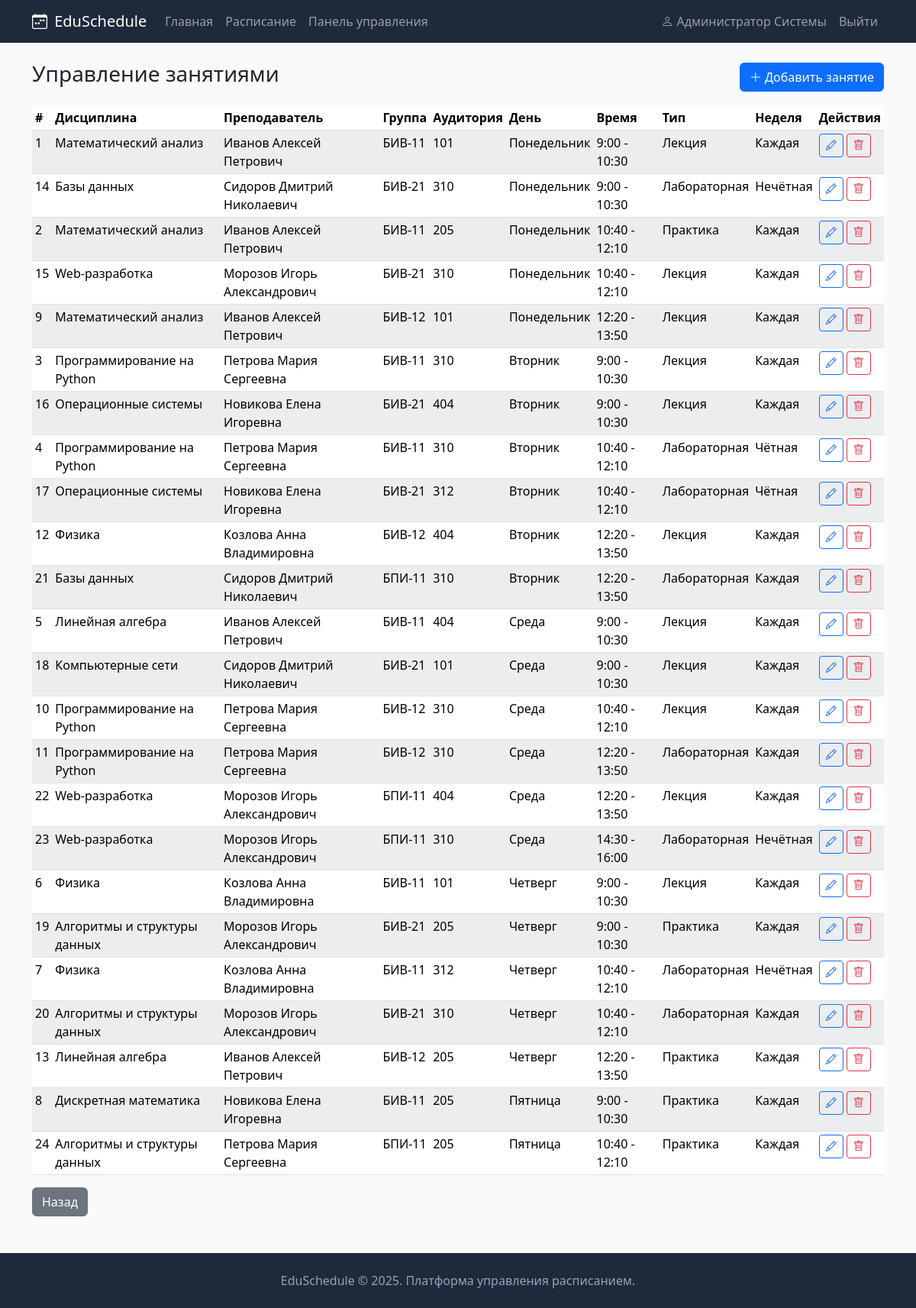
The page /admin/lessons (signed in) on the database its author committed.
### app/models.py (models this page shows, shortened)
class User(db.Model, UserMixin):
    __tablename__ = 'users'
    id = db.Column(db.Integer, primary_key=True)
    username = db.Column(db.String(80), unique=True, nullable=False)
    password_hash = db.Column(db.String(256), nullable=False)
    full_name = db.Column(db.String(150), nullable=False)
    email = db.Column(db.String(120), unique=True, nullable=False)
    role = db.Column(db.String(20), nullable=False, default='student')
    group_id = db.Column(db.Integer, db.ForeignKey('groups.id'), nullable=True)
    created_at = db.Column(db.DateTime, default=datetime.utcnow)

class Lesson(db.Model):
    __tablename__ = 'lessons'
    id = db.Column(db.Integer, primary_key=True)
    subject_id = db.Column(db.Integer, db.ForeignKey('subjects.id'), nullable=False)
    teacher_id = db.Column(db.Integer, db.ForeignKey('teachers.id'), nullable=False)
    group_id = db.Column(db.Integer, db.ForeignKey('groups.id'), nullable=False)
    room_id = db.Column(db.Integer, db.ForeignKey('rooms.id'), nullable=False)
    day_of_week = db.Column(db.Integer, nullable=False)
    time_slot = db.Column(db.Integer, nullable=False)
    lesson_type = db.Column(db.String(20), nullable=False, default='Лекция')
    week_type = db.Column(db.String(20), default='Каждая')

class Subject(db.Model):
    __tablename__ = 'subjects'
    id = db.Column(db.Integer, primary_key=True)
    name = db.Column(db.String(200), nullable=False)
    lessons = db.relationship('Lesson', backref='subject', lazy=True, cascade='all, delete-orphan')

class Teacher(db.Model):
    __tablename__ = 'teachers'
    id = db.Column(db.Integer, primary_key=True)
    full_name = db.Column(db.String(150), nullable=False)
    department = db.Column(db.String(200))
    lessons = db.relationship('Lesson', backref='teacher', lazy=True, cascade='all, delete-orphan')

class Group(db.Model):
    __tablename__ = 'groups'
    id = db.Column(db.Integer, primary_key=True)
    name = db.Column(db.String(50), unique=True, nullable=False)
    course = db.Column(db.Integer, nullable=False)
    faculty = db.Column(db.String(200), nullable=False)
    students = db.relationship('User', backref='group', lazy=True)
    lessons = db.relationship('Lesson', backref='group', lazy=True, cascade='all, delete-orphan')

class Room(db.Model):
    __tablename__ = 'rooms'
    id = db.Column(db.Integer, primary_key=True)
    number = db.Column(db.String(20), nullable=False)
    building = db.Column(db.String(100))
    capacity = db.Column(db.Integer, default=30)
    room_type = db.Column(db.String(50), default='Лекционная')
    lessons = db.relationship('Lesson', backref='room', lazy=True, cascade='all, delete-orphan')

### app/routes.py (the view)
@app.route('/admin/lessons')
@login_required
@admin_required
def admin_lessons():
    lessons = Lesson.query.order_by(Lesson.day_of_week, Lesson.time_slot).all()
    return render_template('admin/lessons.html', lessons=lessons)

### app/models.py (called while the page is built)
@login_manager.user_loader
def load_user(user_id):
    return User.query.get(int(user_id))

### app/routes.py (called while the page is built)
def admin_required(f):
    @wraps(f)
    def wrapper(*args, **kwargs):
        if not current_user.is_authenticated or current_user.role != 'admin':
            flash('Доступ запрещён', 'danger')
            return redirect(url_for('index'))
        return f(*args, **kwargs)
    return wrapper

@app.context_processor
def inject_globals():
    return dict(days=DAYS, time_slots=TIME_SLOTS)

### app/templates/admin/lessons.html (shortened to what this page needs)
{% extends "base.html" %}
{% block content %}
<div class="d-flex justify-content-between align-items-center mb-3">
    <h3>Управление занятиями</h3>
    <a href="{{ url_for('admin_lesson_add') }}" class="btn btn-primary">
        <i class="bi bi-plus-lg"></i> Добавить занятие
    </a>
</div>
<div class="table-responsive">
    <table class="table table-striped table-sm">
        <thead>
            <tr>
                <th>#</th>
                <th>Дисциплина</th>
                <th>Преподаватель</th>
                <th>Группа</th>
                <th>Аудитория</th>
                <th>День</th>
                <th>Время</th>
                <th>Тип</th>
                <th>Неделя</th>
                <th>Действия</th>
            </tr>
        </thead>
        <tbody>
            {% for l in lessons %}
            <tr>
                <td>{{ l.id }}</td>
                <td>{{ l.subject.name }}</td>
                <td>{{ l.teacher.full_name }}</td>
                <td>{{ l.group.name }}</td>
                <td>{{ l.room.number }}</td>
                <td>{{ days[l.day_of_week] }}</td>
                <td>{{ time_slots[l.time_slot] }}</td>
                <td>{{ l.lesson_type }}</td>
                <td>{{ l.week_type }}</td>
                <td>
                    <a href="{{ url_for('admin_lesson_edit', id=l.id) }}" class="btn btn-sm btn-outline-primary">
                        <i class="bi bi-pencil"></i>
                    </a>
                    <form method="POST" action="{{ url_for('admin_lesson_delete', id=l.id) }}" class="d-inline"
                          onsubmit="return confirm('Удалить занятие?')">
                        <button type="submit" class="btn btn-sm btn-outline-danger">
                            <i class="bi bi-trash"></i>
                        </button>
                    </form>
                </td>
            </tr>
            {% endfor %}
        </tbody>
    </table>
</div>
<a href="{{ url_for('admin_dashboard') }}" class="btn btn-secondary">Назад</a>
{% endblock %}

### app/templates/base.html (shortened to what this page needs)
<!DOCTYPE html>
<html lang="ru">
<head>
    <link href="https://cdn.jsdelivr.net/npm/bootstrap@5.3.2/dist/css/bootstrap.min.css" rel="stylesheet">
    <link href="https://cdn.jsdelivr.net/npm/bootstrap-icons@1.11.1/font/bootstrap-icons.css" rel="stylesheet">
    <link href="{{ url_for('static', filename='css/style.css') }}" rel="stylesheet">
</head>
<body>
    <nav class="navbar navbar-expand-lg navbar-dark">
        <div class="container">
            <a class="navbar-brand" href="{{ url_for('index') }}">
                <i class="bi bi-calendar-week"></i> EduSchedule
            </a>
            <div class="collapse navbar-collapse" id="navbarNav">
                <ul class="navbar-nav me-auto">
                    <li class="nav-item">
                        <a class="nav-link" href="{{ url_for('index') }}">Главная</a>
                    </li>
                    <li class="nav-item">
                        <a class="nav-link" href="{{ url_for('schedule') }}">Расписание</a>
                    </li>
                    {% if current_user.is_authenticated and current_user.role == 'admin' %}
                    <li class="nav-item">
                        <a class="nav-link" href="{{ url_for('admin_dashboard') }}">Панель управления</a>
                    </li>
                    {% endif %}
                </ul>
                <ul class="navbar-nav">
                    {% if current_user.is_authenticated %}
                    <li class="nav-item">
                        <a class="nav-link" href="{{ url_for('profile') }}">
                            <i class="bi bi-person"></i> {{ current_user.full_name }}
                        </a>
                    </li>
                    <li class="nav-item">
                        <a class="nav-link" href="{{ url_for('logout') }}">Выйти</a>
                    </li>
                    {% endif %}
                </ul>
            </div>
        </div>
    </nav>
    <main class="container mt-4">
        {% block content %}{% endblock %}
    </main>
    <footer class="mt-5 py-4 text-center">
        <div class="container">
            <p class="mb-0">EduSchedule &copy; 2025. Платформа управления расписанием.</p>
        </div>
    </footer>
</body>
</html>

### app/static/css/style.css (style rules this page uses)
:root { --dark-bg: #1e293b; --dark-bg-hover: #334155; --body-bg: #f8fafc; --border-color: #e2e8f0; --text-muted-custom: #94a3b8; }
body { min-height: 100vh; display: flex; flex-direction: column; background-color: var(--body-bg); }
main { flex: 1; }
.navbar { background-color: var(--dark-bg) !important; }
.navbar-brand i { margin-right: 4px; }
footer { margin-top: auto; background-color: var(--dark-bg) !important; }
footer p { color: var(--text-muted-custom) !important; }
.table-striped > tbody > tr:nth-of-type(odd) > * { background-color: #f8fafc; }

### rows shown on the page
User: full_name "Администратор Системы"
Lesson: id "1", subject.name "Математический анализ", teacher.full_name "Иванов Алексей Петрович", group.name "БИВ-11", room.number "101", day_of_week "Понедельник", time_slot "9:00 - 10:30", lesson_type "Лекция", week_type "Каждая"
Lesson: id "14", subject.name "Базы данных", teacher.full_name "Сидоров Дмитрий Николаевич", group.name "БИВ-21", room.number "310", day_of_week "Понедельник", time_slot "9:00 - 10:30", lesson_type "Лабораторная", week_type "Нечётная"
Lesson: id "2", subject.name "Математический анализ", teacher.full_name "Иванов Алексей Петрович", group.name "БИВ-11", room.number "205", day_of_week "Понедельник", time_slot "10:40 - 12:10", lesson_type "Практика", week_type "Каждая"
Lesson: id "15", subject.name "Web-разработка", teacher.full_name "Морозов Игорь Александрович", group.name "БИВ-21", room.number "310", day_of_week "Понедельник", time_slot "10:40 - 12:10", lesson_type "Лекция", week_type "Каждая"
Lesson: id "9", subject.name "Математический анализ", teacher.full_name "Иванов Алексей Петрович", group.name "БИВ-12", room.number "101", day_of_week "Понедельник", time_slot "12:20 - 13:50", lesson_type "Лекция", week_type "Каждая"
Lesson: id "3", subject.name "Программирование на Python", teacher.full_name "Петрова Мария Сергеевна", group.name "БИВ-11", room.number "310", day_of_week "Вторник", time_slot "9:00 - 10:30", lesson_type "Лекция", week_type "Каждая"
Lesson: id "16", subject.name "Операционные системы", teacher.full_name "Новикова Елена Игоревна", group.name "БИВ-21", room.number "404", day_of_week "Вторник", time_slot "9:00 - 10:30", lesson_type "Лекция", week_type "Каждая"
Lesson: id "4", subject.name "Программирование на Python", teacher.full_name "Петрова Мария Сергеевна", group.name "БИВ-11", room.number "310", day_of_week "Вторник", time_slot "10:40 - 12:10", lesson_type "Лабораторная", week_type "Чётная"
Lesson: id "17", subject.name "Операционные системы", teacher.full_name "Новикова Елена Игоревна", group.name "БИВ-21", room.number "312", day_of_week "Вторник", time_slot "10:40 - 12:10", lesson_type "Лабораторная", week_type "Чётная"
Lesson: id "12", subject.name "Физика", teacher.full_name "Козлова Анна Владимировна", group.name "БИВ-12", room.number "404", day_of_week "Вторник", time_slot "12:20 - 13:50", lesson_type "Лекция", week_type "Каждая"
Lesson: id "21", subject.name "Базы данных", teacher.full_name "Сидоров Дмитрий Николаевич", group.name "БПИ-11", room.number "310", day_of_week "Вторник", time_slot "12:20 - 13:50", lesson_type "Лабораторная", week_type "Каждая"
Lesson: id "5", subject.name "Линейная алгебра", teacher.full_name "Иванов Алексей Петрович", group.name "БИВ-11", room.number "404", day_of_week "Среда", time_slot "9:00 - 10:30", lesson_type "Лекция", week_type "Каждая"
Lesson: id "18", subject.name "Компьютерные сети", teacher.full_name "Сидоров Дмитрий Николаевич", group.name "БИВ-21", room.number "101", day_of_week "Среда", time_slot "9:00 - 10:30", lesson_type "Лекция", week_type "Каждая"
Lesson: id "10", subject.name "Программирование на Python", teacher.full_name "Петрова Мария Сергеевна", group.name "БИВ-12", room.number "310", day_of_week "Среда", time_slot "10:40 - 12:10", lesson_type "Лекция", week_type "Каждая"
Lesson: id "11", subject.name "Программирование на Python", teacher.full_name "Петрова Мария Сергеевна", group.name "БИВ-12", room.number "310", day_of_week "Среда", time_slot "12:20 - 13:50", lesson_type "Лабораторная", week_type "Каждая"
Lesson: id "22", subject.name "Web-разработка", teacher.full_name "Морозов Игорь Александрович", group.name "БПИ-11", room.number "404", day_of_week "Среда", time_slot "12:20 - 13:50", lesson_type "Лекция", week_type "Каждая"
Lesson: id "23", subject.name "Web-разработка", teacher.full_name "Морозов Игорь Александрович", group.name "БПИ-11", room.number "310", day_of_week "Среда", time_slot "14:30 - 16:00", lesson_type "Лабораторная", week_type "Нечётная"
Lesson: id "6", subject.name "Физика", teacher.full_name "Козлова Анна Владимировна", group.name "БИВ-11", room.number "101", day_of_week "Четверг", time_slot "9:00 - 10:30", lesson_type "Лекция", week_type "Каждая"
Lesson: id "19", subject.name "Алгоритмы и структуры данных", teacher.full_name "Морозов Игорь Александрович", group.name "БИВ-21", room.number "205", day_of_week "Четверг", time_slot "9:00 - 10:30", lesson_type "Практика", week_type "Каждая"
Lesson: id "7", subject.name "Физика", teacher.full_name "Козлова Анна Владимировна", group.name "БИВ-11", room.number "312", day_of_week "Четверг", time_slot "10:40 - 12:10", lesson_type "Лабораторная", week_type "Нечётная"
Lesson: id "20", subject.name "Алгоритмы и структуры данных", teacher.full_name "Морозов Игорь Александрович", group.name "БИВ-21", room.number "310", day_of_week "Четверг", time_slot "10:40 - 12:10", lesson_type "Лабораторная", week_type "Каждая"
Lesson: id "13", subject.name "Линейная алгебра", teacher.full_name "Иванов Алексей Петрович", group.name "БИВ-12", room.number "205", day_of_week "Четверг", time_slot "12:20 - 13:50", lesson_type "Практика", week_type "Каждая"
Lesson: id "8", subject.name "Дискретная математика", teacher.full_name "Новикова Елена Игоревна", group.name "БИВ-11", room.number "205", day_of_week "Пятница", time_slot "9:00 - 10:30", lesson_type "Практика", week_type "Каждая"
Lesson: id "24", subject.name "Алгоритмы и структуры данных", teacher.full_name "Петрова Мария Сергеевна", group.name "БПИ-11", room.number "205", day_of_week "Пятница", time_slot "10:40 - 12:10", lesson_type "Практика", week_type "Каждая"
